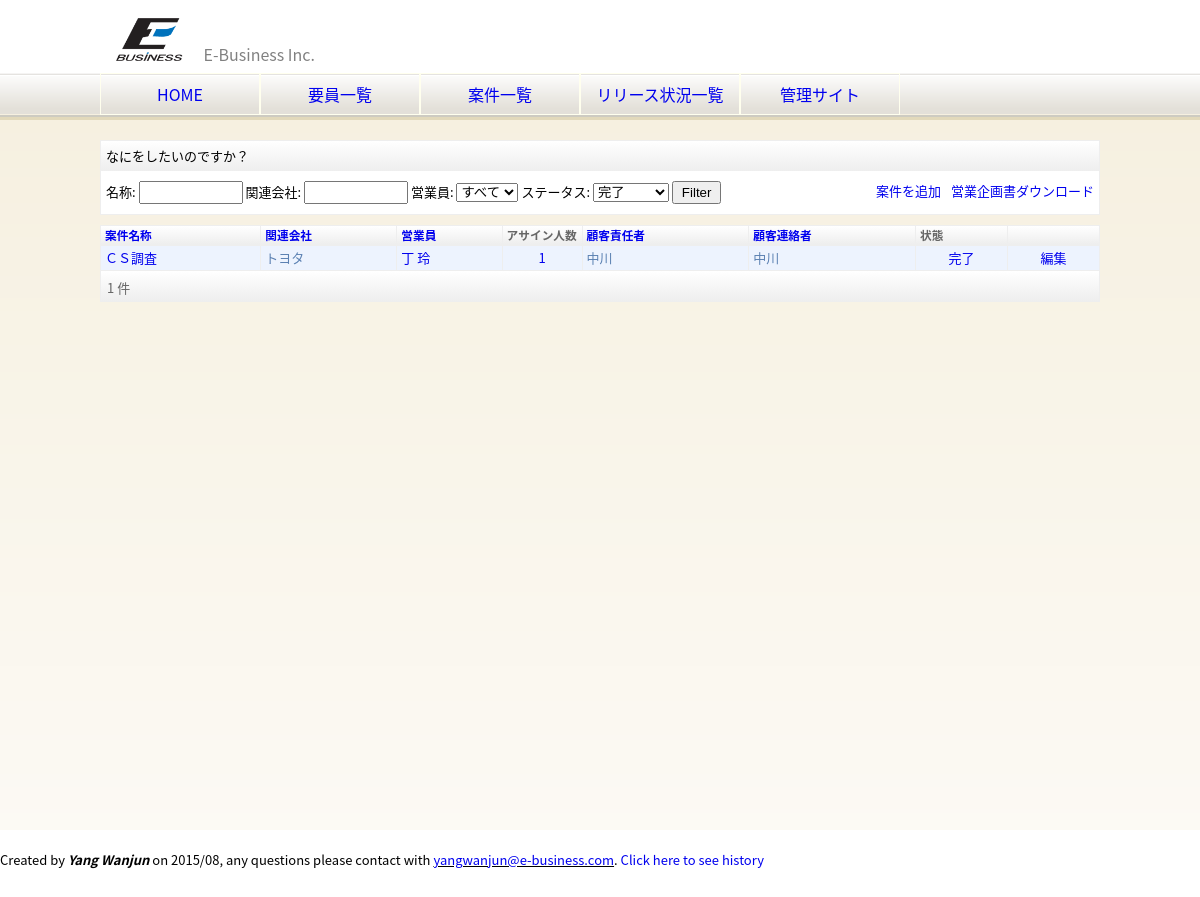
Screenshot of /eb/project_list.html?status=5 with the database file from the repository.
### eb/models.py (models this page shows, shortened)
class Project(models.Model):
    name = models.CharField(blank=False, null=False, max_length=50, verbose_name=u"案件名称")
    description = models.TextField(blank=True, null=True, verbose_name=u"案件概要")
    skills = models.ManyToManyField(Skill, through='ProjectSkill', blank=True, null=True, verbose_name=u"スキル要求")
    start_date = models.DateField(blank=True, null=True, verbose_name=u"開始日")
    end_date = models.DateField(blank=True, null=True, verbose_name=u"終了日")
    address = models.CharField(blank=True, null=True, max_length=255, verbose_name=u"作業場所")
    status = models.IntegerField(choices=PROJECT_STATUS, verbose_name=u"ステータス")
    client = models.ForeignKey(Client, blank=True, null=True, verbose_name=u"関連会社")
    boss = models.ForeignKey(ClientMember, blank=True, null=True, related_name="boss_set", verbose_name=u"案件責任者")
    middleman = models.ForeignKey(ClientMember, blank=True, null=True,
                                  related_name="middleman_set", verbose_name=u"案件連絡者")
    salesperson = models.ForeignKey(Salesperson, blank=True, null=True, verbose_name=u"営業員")
    members = models.ManyToManyField(Member, through='ProjectMember', blank=True, null=True)
    class Meta:
        ordering = ['name']
        verbose_name = verbose_name_plural = u"案件"
    def get_project_members(self):
        return self.projectmember_set.all()

class AbstractCompany(models.Model):
    name = models.CharField(blank=False, null=False, max_length=30, verbose_name=u"会社名")
    japanese_spell = models.CharField(blank=True, null=True, max_length=30, verbose_name=u"フリカナ")
    found_date = models.DateField(blank=True, null=True, verbose_name=u"設立年月日")
    capital = models.BigIntegerField(blank=True, null=True, verbose_name=u"資本金")
    post_code = models.CharField(blank=True, null=True, max_length=7, verbose_name=u"郵便番号")
    address1 = models.CharField(blank=True, null=True, max_length=200, verbose_name=u"住所１")
    address2 = models.CharField(blank=True, null=True, max_length=200, verbose_name=u"住所２")
    tel = models.CharField(blank=True, null=True, max_length=15, verbose_name=u"電話番号")
    fax = models.CharField(blank=True, null=True, max_length=15, verbose_name=u"ファックス")
    class Meta:
        abstract = True

class Client(AbstractCompany):
    president = models.CharField(blank=True, null=True, max_length=30, verbose_name=u"代表者名")
    employee_count = models.IntegerField(blank=True, null=True, verbose_name=u"従業員数")
    sale_amount = models.BigIntegerField(blank=True, null=True, verbose_name=u"売上高")
    payment_type = models.CharField(blank=True, null=True, max_length=2, verbose_name=u"支払方法")
    payment_day = models.CharField(blank=True, null=True, max_length=2, verbose_name=u"支払日")
    comment = models.TextField(blank=True, null=True, verbose_name=u"備考")
    created_date = models.DateTimeField(auto_now_add=True, default=datetime.datetime.now(), editable=False)
    updated_date = models.DateTimeField(auto_now=True, default=datetime.datetime.now(), editable=False)
    class Meta:
        ordering = ['name']
        verbose_name = verbose_name_plural = u"取引先"

class AbstractMember(models.Model):
    employee_id = models.CharField(blank=False, null=False, unique=True, max_length=30, verbose_name=u"社員ID")
    first_name = models.CharField(blank=False, null=False, max_length=30, verbose_name=u"姓")
    last_name = models.CharField(blank=False, null=False, max_length=30, verbose_name=u"名")
    first_name_ja = models.CharField(blank=True, null=True, max_length=30, verbose_name=u"姓(フリカナ)")
    last_name_ja = models.CharField(blank=True, null=True, max_length=30, verbose_name=u"名(フリカナ)")
    first_name_en = models.CharField(blank=False, null=False, max_length=30, verbose_name=u"姓(ローマ字)",
                                     help_text=u"先頭文字は大文字にしてください（例：Zhang）")
    last_name_en = models.CharField(blank=False, null=False, max_length=30, verbose_name=u"名(ローマ字)",
                                    help_text=u"漢字ごとに先頭文字は大文字にしてください（例：XiaoWang）")
    sex = models.CharField(blank=True, null=True, max_length=1, choices=SEX, verbose_name=u"性別")
    country = models.CharField(blank=True, null=True, max_length=20, verbose_name=u"国籍・地域")
    birthday = models.DateField(blank=False, null=False, verbose_name=u"生年月日")
    graduate_date = models.DateField(blank=True, null=True, verbose_name=u"卒業年月日")
    degree = models.IntegerField(blank=True, null=True, choices=DEGREE_TYPE, verbose_name=u"学歴")
    email = models.EmailField(blank=False, null=False, verbose_name=u"メールアドレス")
    post_code = models.CharField(blank=True, null=True, max_length=7, verbose_name=u"郵便番号")
    address1 = models.CharField(blank=True, null=True, max_length=200, verbose_name=u"住所１")
    address2 = models.CharField(blank=True, null=True, max_length=200, verbose_name=u"住所２")
    nearest_station = models.CharField(blank=True, null=True, max_length=15, verbose_name=u"最寄駅")
    phone = models.CharField(blank=True, null=True, max_length=11, verbose_name=u"電話番号")
    is_married = models.CharField(blank=True, null=True, max_length=1, choices=MARRIED, verbose_name=u"婚姻状況")
    member_type = models.IntegerField(default=0, choices=MEMBER_TYPE, verbose_name=u"社員区分")
    section = models.ForeignKey('Section', blank=True, null=True, verbose_name=u"部署")
    company = models.ForeignKey('Company', blank=True, null=True, verbose_name=u"会社")
    japanese_description = models.TextField(blank=True, null=True, verbose_name=u"日本語能力の説明")
    certificate = models.TextField(blank=True, null=True, verbose_name=u"資格の説明")
    comment = models.TextField(blank=True, null=True, verbose_name=u"備考")
    user = models.OneToOneField(User, blank=True, null=True)
    class Meta:
        abstract = True

class Salesperson(AbstractMember):
    class Meta:
        ordering = ['first_name', 'last_name']
        verbose_name = verbose_name_plural = u"営業員"
    def __unicode__(self):
        return u"%s %s" % (self.first_name, self.last_name)

class ClientMember(models.Model):
    name = models.CharField(blank=False, null=False, max_length=30, verbose_name=u"名前")
    email = models.EmailField(blank=False, null=False, verbose_name=u"メールアドレス")
    phone = models.CharField(blank=True, null=True, max_length=11, verbose_name=u"電話番号")
    client = models.ForeignKey(Client, blank=False, null=False, verbose_name=u"所属会社")
    class Meta:
        ordering = ['name']
        verbose_name = verbose_name_plural = u"お客様"

### eb/views.py (the view)
def project_list(request):
    status = request.GET.get('status', None)
    name = request.GET.get('name', None)
    client = request.GET.get('client', None)
    salesperson = request.GET.get('salesperson', None)
    download = request.GET.get('download', None)
    params = ""
    o = request.GET.get('o', None)
    dict_order = common.get_ordering_dict(o, ['name', 'client__name', 'salesperson__first_name', 'boss__name',
                                              'middleman__name'])
    order_list = common.get_ordering_list(o)
    if download == common.DOWNLOAD_BUSINESS_PLAN:
        projects = Project.objects.filter(status=4)
    else:
        projects = Project.objects.all()
    if salesperson:
        salesperson_obj = Salesperson.objects.get(employee_id=salesperson)
        projects = salesperson_obj.project_set.all()
        params += "&salesperson=%s" % (salesperson,)
    if status:
        projects = Project.objects.filter(status=status)
        params += "&status=%s" % (status,)
    if name:
        projects = projects.filter(name__contains=name)
        params += "&name=%s" % (name,)
    if order_list:
        projects = projects.order_by(*order_list)
    if client:
        projects = [project for project in projects if client in project.client.name]
        params += "&client=%s" % (client,)
    if download == common.DOWNLOAD_BUSINESS_PLAN:
        filename = common.NAME_BUSINESS_PLAN % (datetime.date.today().month,)
        output = common.generate_business_plan(projects, filename)
        response = HttpResponse(output.read(), content_type="application/ms-excel")
        response['Content-Disposition'] = "filename=" + urllib.quote(filename.encode('utf-8')) + ".xlsx"
        return response
    else:
        context = RequestContext(request, {
            'company': company,
            'title': u'案件一覧',
            'projects': projects,
            'salesperson': Salesperson.objects.all(),
            'params': params,
            'dict_order': dict_order,
        })
        template = loader.get_template('project_list.html')
        return HttpResponse(template.render(context))

### eb/templates/project_list.html (shortened to what this page needs)
{% extends "base.html" %}
{% block content %}
    <div class="dashboard">
        <div class="dashboard-title">なにをしたいのですか？</div>
        <form action="{% url 'project_list' %}" method="get">
            <span>名称: </span><input type="text" id="name" name="name" style="width: 100px;"/>
            <span>関連会社: </span><input type="text" id="client" name="client" style="width: 100px;"/>
            <span>営業員:</span>
            <select id="salesperson" name="salesperson">
                <option value="">すべて</option>
            </select>
            <span>ステータス: </span>
            <select id="status" name="status">
                <option value="5">完了</option>
            </select>
            <input type="submit" value="Filter" />
            <a href="?download=business_plan{{ params }}" target="_blank" class="button">営業企画書ダウンロード</a>
            <a href="/admin/eb/project/add/" target="_blank" class="button">案件を追加</a>
        </form>
    </div>
    <table class="list" cellpadding="0" cellspacing="0">
        <thead>
            <tr>
                <th>
                    <div class="text">
                        <a href="?o={{ dict_order.name.url }}{{ params }}">案件名称</a>
                    </div>
                </th>
                <th>
                    <div class="text">
                        <a href="?o={{ dict_order.client__name.url }}{{ params }}">関連会社</a>
                    </div>
                </th>
                <th>
                    <div class="text">
                        <a href="?o={{ dict_order.salesperson__first_name.url }}{{ params }}">営業員</a>
                    </div>
                </th>
                <th style="width: 75px;">アサイン人数</th>
                <th>
                    <div class="text">
                        <a href="?o={{ dict_order.boss__name.url }}{{ params }}">顧客責任者</a>
                    </div>
                </th>
                <th>
                    <div class="text">
                        <a href="?o={{ dict_order.middleman__name.url }}{{ params }}">顧客連絡者</a>
                    </div>
                </th>
                <th>状態</th>
                <th></th>
            </tr>
        </thead>
        <tbody>
            {% if projects %}
                {% for project in projects %}
                    <tr class="{% cycle 'row1' 'row2' %}">
                        <td><a href="{% url 'project_detail' project.pk %}">{{ project.name }}</a></td>
                        <td>{{ project.client.name }}</td>
                        <td>
                            {% if project.salesperson %}
                                <a href="?salesperson={{ project.salesperson.employee_id }}">{{ project.salesperson }}</a>
                            {% endif %}
                        </td>
                        <td class="center"><a href="{% url 'project_members' project.pk %}">{{ project.get_project_members.count }}</a></td>
                        <td>{{ project.boss.name }}</td>
                        <td>{{ project.middleman.name }}</td>
                        <td class="center"><a href="?status={{ project.status }}">{{ project.get_status_display }}</a></td>
                        <td class="center"><a href="/admin/eb/project/{{ project.id }}/" target="_blank">編集</a></td>
                    </tr>
                {% endfor %}
            {% else %}
                <tr class="row1"><td class="center red" colspan="9">該当する案件がありません。</td></tr>
            {% endif %}
        </tbody>
        <tfoot>
            <tr>
                <td colspan="9">
                    <div class="pagination">
                        <span class="step-links">
                            <span>{{ projects|length }} 件</span>
                        </span>
                    </div>
                </td>
            </tr>
        </tfoot>
    </table>
{% endblock %}

### static/css/base.css (style rules this page uses)
html { height: 100%; }
body { height: 100%; font-family: YouYuan, 'Noto Sans CJK JP', 'Noto Sans', 'Source Han Sans J', SourceHanSansJP, メイリオ, Meiryo, 游ゴシック, YuGothic, 'ヒラギノ角ゴ Pro W3', 'Hiragino Kaku Gothic Pro', sans-serif, msyh; }
* { margin: 0; padding: 0; line-height: 1.5; }
a { text-decoration: none; }
.center { text-align: center; }

### static/css/section.css (style rules this page uses)
section table.list { width: 100%; color: #5b80b2; border-left: 1px solid #eee; margin-top: 10px; }
section table.list th, section table.list tfoot td { border-right: 1px solid #eee; background: linear-gradient(#fff, #eee) }
section table.list th { font-size: .9em; padding-left: 4px; text-align: left; }
section table.list th div.text { cursor: pointer; }
section table.list th div.text a { display: block; }
section table.list td { padding: 2px 4px; border-top: 1px solid #eee; border-right: 1px solid #eee; }
section table.list th, section table.list tfoot td { color: #666; border-top: 1px solid #eee; border-bottom: 1px solid #eee; }
section .row1 { background: #EDF3FE; }
section div.dashboard { margin-top: 10px; margin-bottom: 10px; border: 1px solid #eee; background-color: #fff; }
section div.dashboard div.dashboard-title { padding: 5px 5px; background: linear-gradient(#fff, #eee) }
section div.dashboard form, section div.dashboard table { width: 100%; padding: 10px 5px; min-height: 20px; }
section div.dashboard a.button { float: right; margin-right: 10px; }
section input[type=submit] { padding: 2px 8px; }
section .pagination { margin-top: 3px; padding: 2px; }

### rows the page displays
Project: name "ＣＳ調査", client.name "トヨタ", salesperson "丁 玲", get_project_members.count "1", boss.name "中川", middleman.name "中川", status "完了"

### other values shown
{{ projects|length }} "1"
